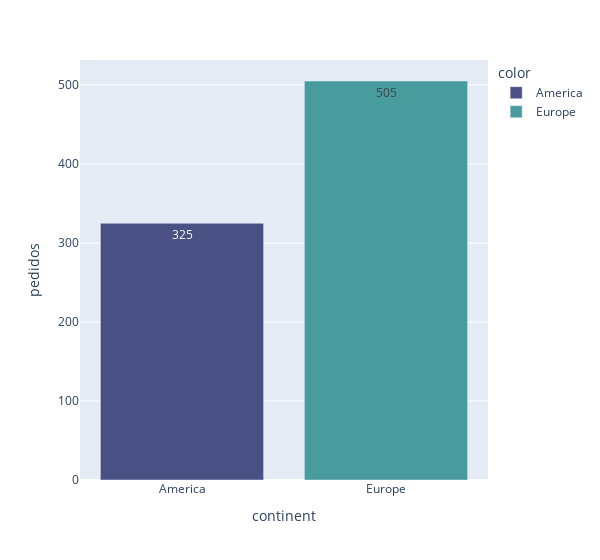

The notebook cell this image was saved under:
### Code cell
#agrupacion por continente
ventas_continente=ventas_pais.groupby('continent')['pedidos'].sum().reset_index()
ventas_continente['porcentaje'] = round((ventas_continente['pedidos']/ventas_continente['pedidos'].sum())*100,2)
display(ventas_continente)
#grafico
fig = px.bar(ventas_continente, x="continent", y="pedidos",text='pedidos',width=600,color = ['America','Europe'],
             color_discrete_map = {'Europe':'#489C9E','America':'#495084'})
fig.show()

### Figure 1 — Plotly figure (JSON) as saved in the notebook; plotly's stock layout.template omitted (floating-point values rounded to 4 significant figures)
{"data": [{"alignmentgroup": "True", "hovertemplate": "color=America<br>continent=%{x}<br>pedidos=%{text}<extra></extra>", "legendgroup": "America", "marker": {"color": "#495084", "pattern": {"shape": ""}}, "name": "America", "offsetgroup": "America", "orientation": "v", "showlegend": true, "text": [325], "textposition": "auto", "type": "bar", "x": ["America"], "xaxis": "x", "y": [325], "yaxis": "y"}, {"alignmentgroup": "True", "hovertemplate": "color=Europe<br>continent=%{x}<br>pedidos=%{text}<extra></extra>", "legendgroup": "Europe", "marker": {"color": "#489C9E", "pattern": {"shape": ""}}, "name": "Europe", "offsetgroup": "Europe", "orientation": "v", "showlegend": true, "text": [505], "textposition": "auto", "type": "bar", "x": ["Europe"], "xaxis": "x", "y": [505], "yaxis": "y"}], "layout": {"barmode": "relative", "legend": {"title": {"text": "color"}, "tracegroupgap": 0}, "margin": {"t": 60}, "width": 600, "xaxis": {"anchor": "y", "domain": [0, 1], "title": {"text": "continent"}}, "yaxis": {"anchor": "x", "domain": [0, 1], "title": {"text": "pedidos"}}}}
